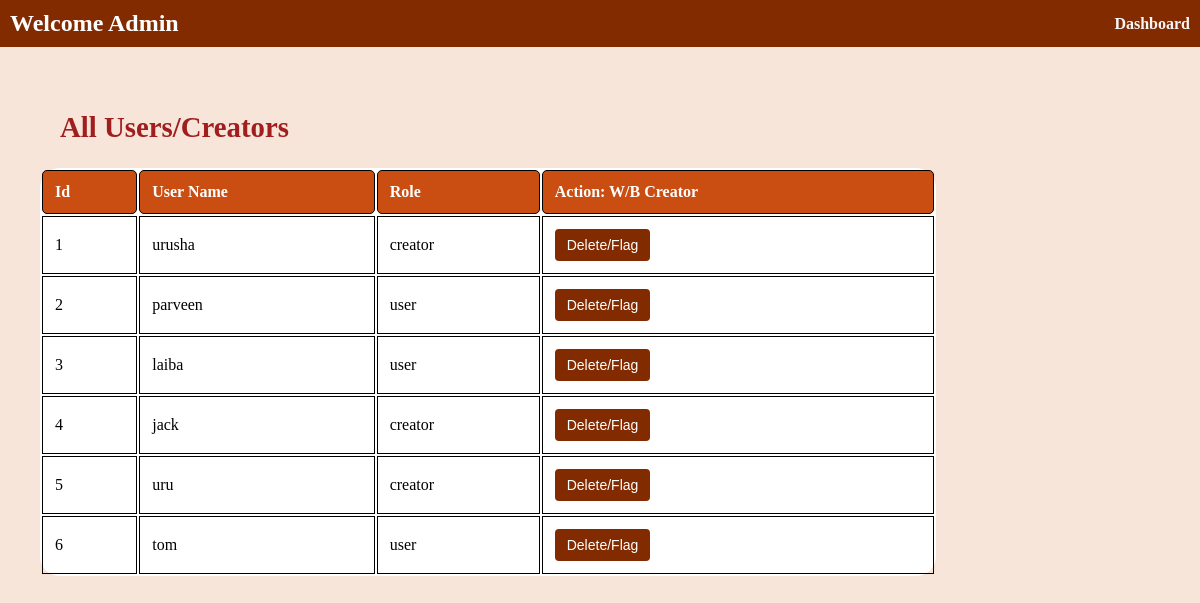
Page /ReviewCreator on the committed database.
### model.py (models this page shows, shortened)
class User(UserMixin,db.Model):
    __tablename__ = 'User'
    user_id = db.Column(db.Integer, primary_key=True)
    username = db.Column(db.String(2000), unique=True, nullable=False)
    password = db.Column(db.String(80), nullable=False)
    email = db.Column(db.String(255), unique=True, nullable=False)
    playlist = db.relationship('playlist', back_populates='user')
    role = db.Column(db.String(255),default='user')

### app.py (the view, shortened to what this page needs)
@app.route('/ReviewCreator', methods=['GET', 'POST'])
def ReviewCreator():
    Users = User.query.all()
    return render_template('ReviewCreator.html', Users=Users)

### Templates/ReviewCreator.html (shortened to what this page needs)
<!DOCTYPE html>
<html lang="en">
<head>
</head>
<body>
<div class="navbar">
  <h1>Welcome Admin </h1>
  <a href="{{url_for('AdminDashboard')}}">Dashboard</a>
</div>
<div class="content">
  <h2>All Users/Creators</h2>
  <table>
    <thead>
      <tr>
        <th>Id</th>
        <th>User Name</th>
        <th>Role</th>
        <th>Action: W/B Creator</th>
      </tr>
    </thead>
    <tbody>
      <form method="POST" action="{{ url_for('ReviewCreator') }}">
        {% for User in Users %}
        <tr>
          <td>{{ User.user_id }}</td>
          <td>{{ User.username }}</td>
          <td>{{ User.role }}</td>
          <td>
            <form method="POST" action="{{ url_for('ReviewCreator') }}" style="display:inline;">
              <button type="submit" class="button" name="delete">Delete/Flag</button>
            </form>
          </td>
        </tr>
        {% endfor %}
      </form>
    </tbody>
  </table>
</div>
</body>
</html>

### Templates/ReviewCreator.html (style rules this page uses)
body { margin: 0; font-family: "Times New Roman", Times, serif; background-color: #F7E5DA; }
.navbar { background-color: #832B00; color: #fff; padding: 10px; display: flex; justify-content: space-between; align-items: center; }
.navbar h1 { margin: 0; font-size: 1.5em; }
.navbar a { text-decoration: none; color: #f9f6f6; font-weight: bold; }
.content { padding: 20px; margin: 20px; }
h2 { font-size: 1.8em; color: rgb(160, 30, 30); margin-left: 20px; }
table { width: 80%; margin-top: 20px; background: #fff; border-radius: 20px; }
th, td { border: 1px solid #000000; padding: 12px; text-align: left; border-radius: 5px; }
td { border-radius: 0px; }
th { background-color: #ca4e11; color: #fff; border-radius: 5px; }
.button { background-color: #832B00; color: white; border: none; padding: 8px 12px; text-align: center; text-decoration: none; display: inline-block; font-size: 14px; cursor: pointer; border-radius: 4px; }

### rows in the picture
User: user_id "1", username "urusha", role "creator"
User: user_id "2", username "parveen", role "user"
User: user_id "3", username "laiba", role "user"
User: user_id "4", username "jack", role "creator"
User: user_id "5", username "uru", role "creator"
User: user_id "6", username "tom", role "user"
